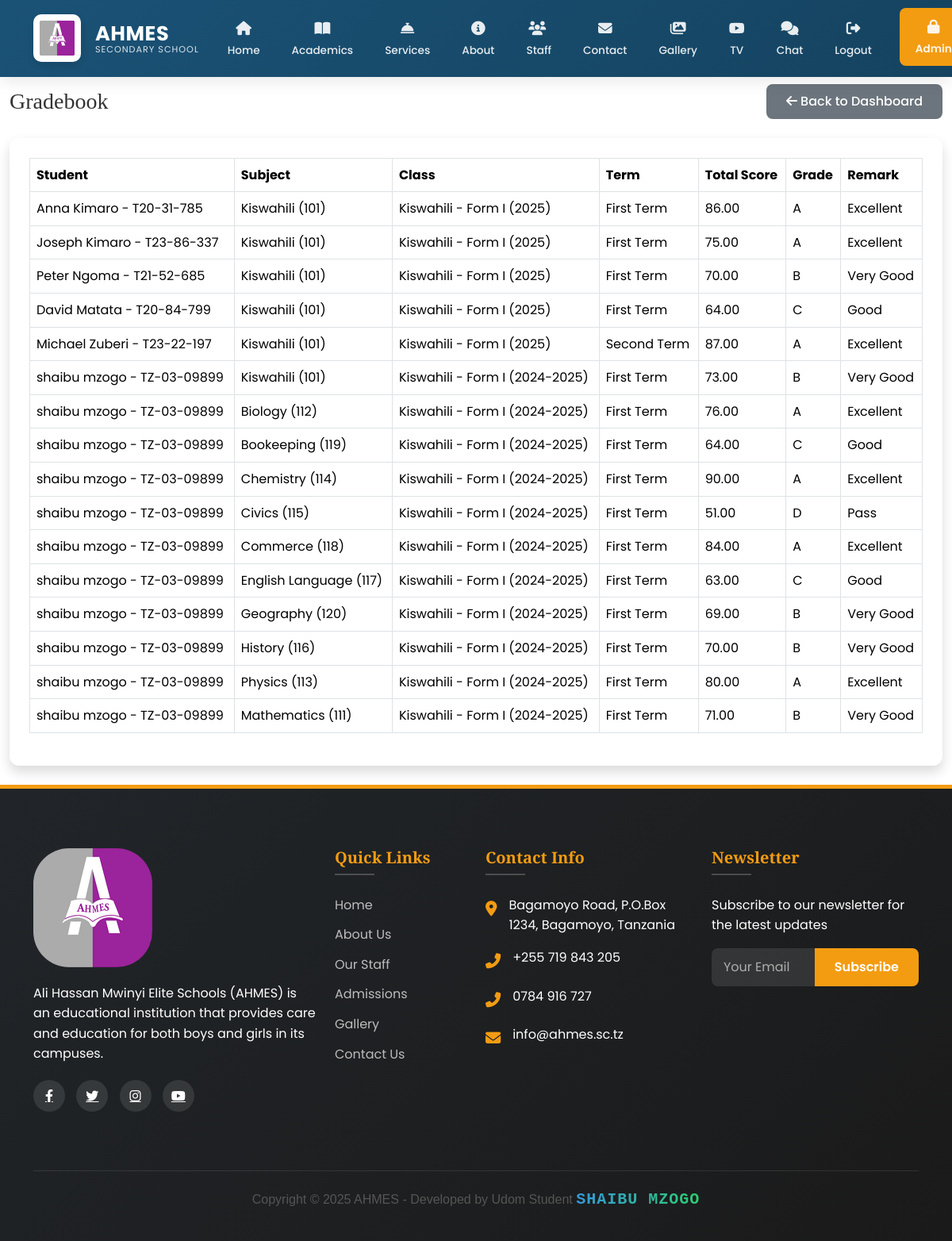
Page /teacher/gradebook/ (signed in) on the earlier database version.
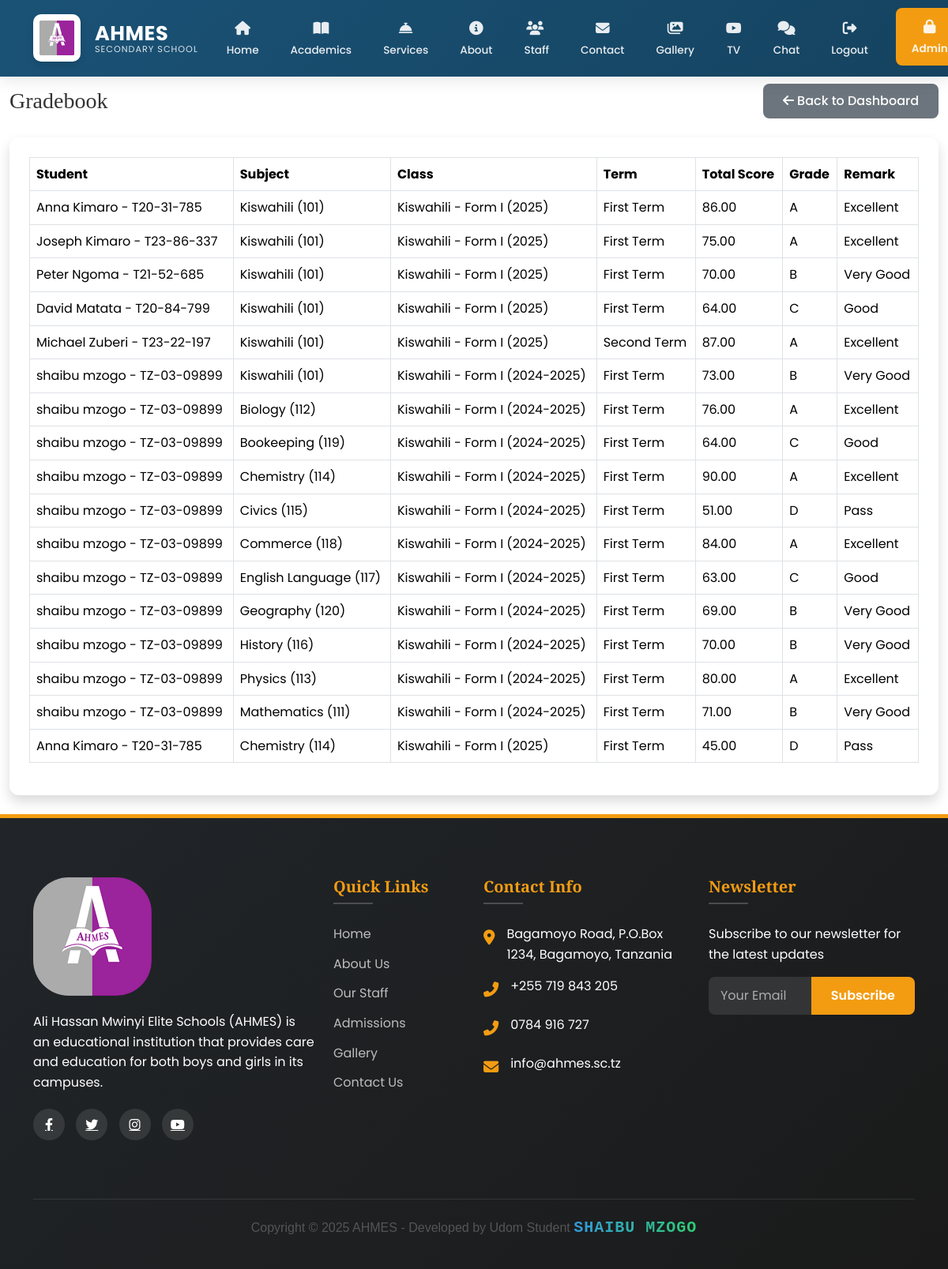
Same page on the later database version.
### main/models.py (models this page shows, shortened)
class Result(models.Model):
    TERM_CHOICES = [('1','First Term'),('2','Second Term')]
    student = models.ForeignKey(Student, on_delete=models.CASCADE, related_name='results')
    subject = models.ForeignKey(Subject, on_delete=models.CASCADE)
    school_class = models.ForeignKey(SchoolClass, on_delete=models.CASCADE)
    term = models.CharField(max_length=1, choices=TERM_CHOICES)
    academic_year = models.CharField(max_length=20)
    week_number = models.PositiveSmallIntegerField()
    exam_score = models.DecimalField(max_digits=5, decimal_places=2)
    total_score = models.DecimalField(max_digits=5, decimal_places=2, editable=False)
    grade = models.CharField(max_length=2, editable=False)
    remark = models.CharField(max_length=100, editable=False)
    teacher = models.ForeignKey(StaffMember, on_delete=models.CASCADE, related_name='results_given')
    is_approved = models.BooleanField(default=False)
    approved_by = models.ForeignKey(User, null=True, blank=True, on_delete=models.SET_NULL, related_name='approved_results')
    date_approved = models.DateTimeField(null=True, blank=True)
    class Meta:
        unique_together = ('student','subject','term','academic_year','week_number')

class Student(models.Model):
    GENDER_CHOICES = [
        ('M', 'Male'),
        ('F', 'Female'),
    ]
    user = models.OneToOneField(
        User,
        on_delete=models.CASCADE,
        related_name='student_profile',
        null=True,
        blank=True
    )
    first_name = models.CharField(max_length=100)
    middle_name = models.CharField(max_length=100, blank=True)
    last_name = models.CharField(max_length=100)
    gender = models.CharField(max_length=1, choices=GENDER_CHOICES)
    date_of_birth = models.DateField()
    admission_number = models.CharField(max_length=20, unique=True)
    campus = models.ForeignKey(
        Campus,
        on_delete=models.CASCADE,
        related_name='students'
    )
    level = models.ForeignKey(
        Level,
        on_delete=models.CASCADE,
        related_name='students'
    )
    admission_date = models.DateField()
    parent = models.ForeignKey(
        Parent,
        on_delete=models.CASCADE,
        related_name='students',
        null=True,
        blank=True
    )
    profile_picture = CloudinaryField(
        'students/profile_pictures',
        folder="school/students/profile_pictures",
        transformation={'quality': 'auto:good', 'width': 300, 'height': 300, 'crop': 'fill'},
        blank=True,
        null=True
    )
    created_at = models.DateTimeField(auto_now_add=True)
    updated_at = models.DateTimeField(auto_now=True)
    def __str__(self):
        return f"{self.first_name} {self.last_name} - {self.admission_number}"
    class Meta:
        ordering = ['-created_at']
        verbose_name = 'Student'
        verbose_name_plural = 'Students'

class Subject(models.Model):
    name = models.CharField(max_length=100)
    code = models.CharField(max_length=20, unique=True)
    description = models.TextField(blank=True)
    level = models.ForeignKey(Level, on_delete=models.CASCADE, related_name='subjects')
    def __str__(self):
        return f"{self.name} ({self.code})"

class SchoolClass(models.Model):
    name = models.CharField(max_length=100)
    level = models.ForeignKey(Level, on_delete=models.CASCADE)
    teacher = models.ForeignKey(StaffMember, on_delete=models.CASCADE)
    students = models.ManyToManyField(Student)
    academic_year = models.CharField(max_length=20)
    created_at = models.DateTimeField(auto_now_add=True)
    updated_at = models.DateTimeField(auto_now=True)
    def __str__(self):
        return f"{self.name} - {self.level.name} ({self.academic_year})"

class Level(models.Model):
    name = models.CharField(max_length=100)
    description = models.TextField()

### main/views.py (the view)
# urls.py: path('teacher/gradebook/', views.teacher_gradebook, name='teacher_gradebook'),
@login_required
@user_passes_test(is_teacher)
def teacher_gradebook(request):
    teacher = request.user.staff_profile
    results = Result.objects.filter(teacher=teacher, is_approved=True)
    return render(request, 'academics/teacher_gradebook.html', {
        'results': results
    })

### main/context_processors.py (called while the page is built)
def admin_counts(request):
    if request.user.is_authenticated and request.user.is_admin:
        return {
            'pending_comments': Comment.objects.filter(is_approved=False).count(),
            'gallery_count': Gallery.objects.count(),
        }
    return {}

def unread_messages_count(request):
    if request.user.is_authenticated:
        count = Message.objects.filter(
            conversation__participants=request.user,
            is_read=False
        ).exclude(
            sender=request.user
        ).count()
        print(f"DEBUG: Unread messages count for {request.user}: {count}")  # Debug output
        return {'unread_messages_count': count}
    return {}

### main/models.py (called while the page is built)
    def __str__(self):
        return self.username

### main/views.py (called while the page is built)
def is_teacher(user):
    return user.is_authenticated and (
        hasattr(user, 'staff_profile') and
        user.staff_profile.position == 'Teacher'
    )

### main/templates/academics/teacher_gradebook.html (shortened to what this page needs)
{% extends 'main/base.html' %}
{% load static %}
{% block content %}
<div class="container-fluid">
  <div class="d-sm-flex align-items-center justify-content-between mb-4">
    <h1 class="h3 mb-0 text-gray-800">Gradebook</h1>
    <a href="{% url 'teacher_dashboard' %}" class="btn btn-secondary">
      <i class="fas fa-arrow-left mr-2"></i> Back to Dashboard
    </a>
  </div>
  <div class="card shadow mb-4">
    <div class="card-body">
      <div class="table-responsive">
        <table class="table table-bordered" width="100%" cellspacing="0">
          <thead>
            <tr>
              <th>Student</th>
              <th>Subject</th>
              <th>Class</th>
              <th>Term</th>
              <th>Total Score</th>
              <th>Grade</th>
              <th>Remark</th>
            </tr>
          </thead>
          <tbody>
            {% for result in results %}
            <tr>
              <td>{{ result.student }}</td>
              <td>{{ result.subject }}</td>
              <td>{{ result.school_class }}</td>
              <td>{{ result.get_term_display }}</td>
              <td>{{ result.total_score }}</td>
              <td>{{ result.grade }}</td>
              <td>{{ result.remark }}</td>
            </tr>
            {% empty %}
            <tr>
              <td colspan="7" class="text-center">No approved results available</td>
            </tr>
            {% endfor %}
          </tbody>
        </table>
      </div>
    </div>
  </div>
</div>
{% endblock %}

Differences in the rows shown:
added Result: student "Anna Kimaro - T20-31-785", subject "Chemistry (114)", school_class "Kiswahili - Form I (2025)", term "First Term", total_score "45.00", grade "D", remark "Pass"
